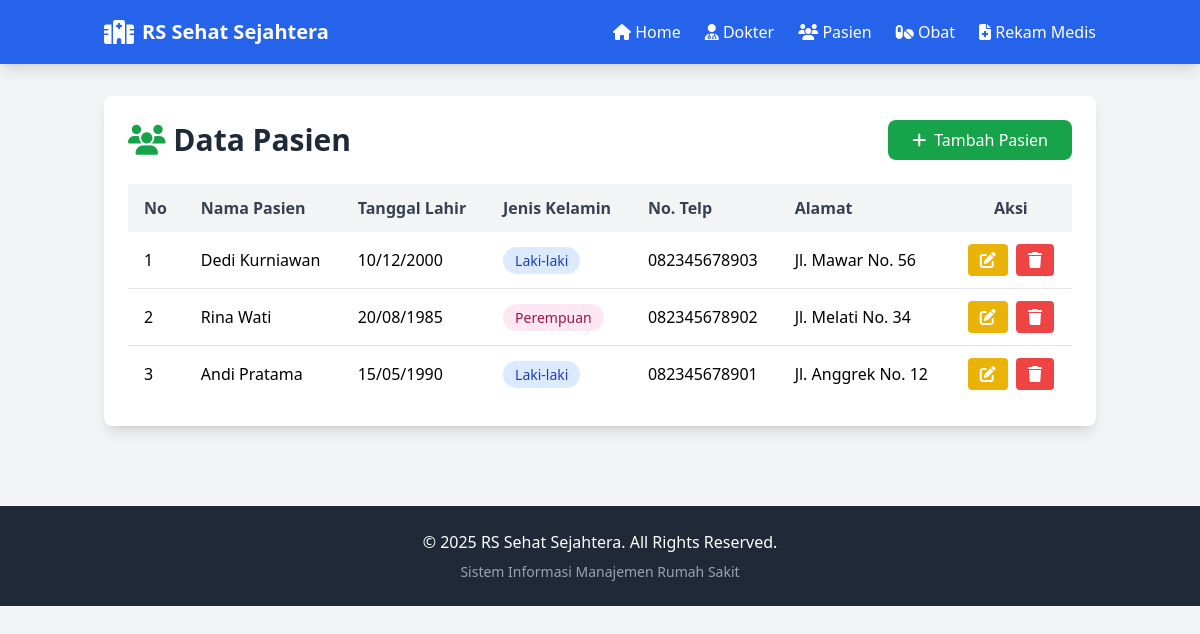
Page /pages/pasien/index.php on the committed database.
### tables this page shows
CREATE TABLE pasien (
    id_pasien INT PRIMARY KEY AUTO_INCREMENT,
    nama_pasien VARCHAR(100) NOT NULL,
    tanggal_lahir DATE NOT NULL,
    jenis_kelamin ENUM('Laki-laki', 'Perempuan') NOT NULL,
    no_telp VARCHAR(15),
    alamat TEXT,
    created_at TIMESTAMP DEFAULT CURRENT_TIMESTAMP
);

### pages/pasien/index.php (the view, shortened to what this page needs)
<?php
require_once '../../config/database.php';
include '../../includes/header.php';
$query = "SELECT * FROM pasien ORDER BY id_pasien DESC";
$result = $conn->query($query);
?>
<div class="container mx-auto px-4 py-8">
    <div class="bg-white rounded-lg shadow-lg p-6">
        <div class="flex justify-between items-center mb-6">
            <h1 class="text-3xl font-bold text-gray-800">
                <i class="fas fa-users text-green-600"></i> Data Pasien
            </h1>
            <a href="tambah.php" class="bg-green-600 hover:bg-green-700 text-white px-6 py-2 rounded-lg transition flex items-center">
                <i class="fas fa-plus mr-2"></i> Tambah Pasien
            </a>
        </div>
        <div class="overflow-x-auto">
            <table class="w-full">
                <thead class="bg-gray-100">
                    <tr>
                        <th class="px-4 py-3 text-left text-gray-700">No</th>
                        <th class="px-4 py-3 text-left text-gray-700">Nama Pasien</th>
                        <th class="px-4 py-3 text-left text-gray-700">Tanggal Lahir</th>
                        <th class="px-4 py-3 text-left text-gray-700">Jenis Kelamin</th>
                        <th class="px-4 py-3 text-left text-gray-700">No. Telp</th>
                        <th class="px-4 py-3 text-left text-gray-700">Alamat</th>
                        <th class="px-4 py-3 text-center text-gray-700">Aksi</th>
                    </tr>
                </thead>
                <tbody class="divide-y divide-gray-200">
                    <?php
                    $no = 1;
                    while($row = $result->fetch_assoc()):
                    ?>
                    <tr class="hover:bg-gray-50">
                        <td class="px-4 py-3"><?= $no++ ?></td>
                        <td class="px-4 py-3 font-medium"><?= htmlspecialchars($row['nama_pasien']) ?></td>
                        <td class="px-4 py-3"><?= date('d/m/Y', strtotime($row['tanggal_lahir'])) ?></td>
                        <td class="px-4 py-3">
                            <span class="<?= $row['jenis_kelamin'] == 'Laki-laki' ? 'bg-blue-100 text-blue-800' : 'bg-pink-100 text-pink-800' ?> px-3 py-1 rounded-full text-sm">
                                <?= $row['jenis_kelamin'] ?>
                            </span>
                        </td>
                        <td class="px-4 py-3"><?= htmlspecialchars($row['no_telp']) ?></td>
                        <td class="px-4 py-3"><?= htmlspecialchars($row['alamat']) ?></td>
                        <td class="px-4 py-3 text-center">
                            <a href="edit.php?id=<?= $row['id_pasien'] ?>" class="bg-yellow-500 hover:bg-yellow-600 text-white px-3 py-1 rounded mr-1 inline-block transition">
                                <i class="fas fa-edit"></i>
                            </a>
                            <a href="hapus.php?id=<?= $row['id_pasien'] ?>" onclick="return confirm('Yakin ingin menghapus data ini?')" class="bg-red-500 hover:bg-red-600 text-white px-3 py-1 rounded inline-block transition">
                                <i class="fas fa-trash"></i>
                            </a>
                        </td>
                    </tr>
                    <?php endwhile; ?>
                </tbody>
            </table>
        </div>
    </div>
</div>
<?php include '../../includes/footer.php'; ?>

### assets/css/style.css (style rules this page uses)
* { transition: all 0.3s ease; }
tbody tr { transition: background-color 0.2s ease; }

### rows in the picture
pasien: nama_pasien "Dedi Kurniawan", tanggal_lahir "10/12/2000", jenis_kelamin "Laki-laki", no_telp "082345678903", alamat "Jl. Mawar No. 56"
pasien: nama_pasien "Rina Wati", tanggal_lahir "20/08/1985", jenis_kelamin "Perempuan", no_telp "082345678902", alamat "Jl. Melati No. 34"
pasien: nama_pasien "Andi Pratama", tanggal_lahir "15/05/1990", jenis_kelamin "Laki-laki", no_telp "082345678901", alamat "Jl. Anggrek No. 12"
